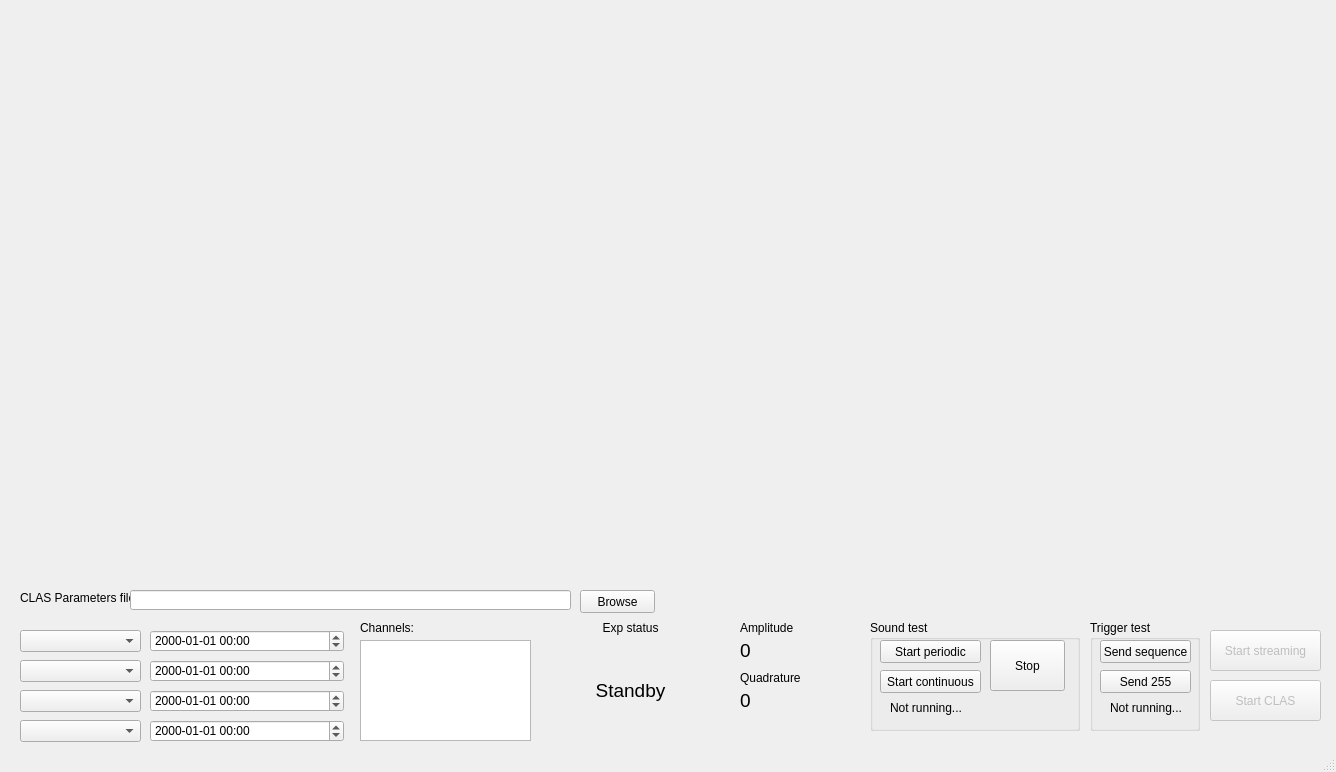
<?xml version="1.0" encoding="UTF-8"?>
<ui version="4.0">
 <class>MainWindow</class>
 <widget class="QMainWindow" name="MainWindow">
  <property name="geometry">
   <rect>
    <x>0</x>
    <y>0</y>
    <width>1336</width>
    <height>772</height>
   </rect>
  </property>
  <property name="windowTitle">
   <string>Closed Loop Auditory Stimulation - Ibrahim Lab</string>
  </property>
  <widget class="QWidget" name="centralwidget">
   <widget class="QWidget" name="timeseries" native="true">
    <property name="geometry">
     <rect>
      <x>10</x>
      <y>10</y>
      <width>1311</width>
      <height>341</height>
     </rect>
    </property>
   </widget>
   <widget class="QGroupBox" name="groupBox">
    <property name="geometry">
     <rect>
      <x>870</x>
      <y>620</y>
      <width>210</width>
      <height>111</height>
     </rect>
    </property>
    <property name="title">
     <string>Sound test</string>
    </property>
    <widget class="QPushButton" name="btn_soundtest_startper">
     <property name="geometry">
      <rect>
       <x>10</x>
       <y>20</y>
       <width>101</width>
       <height>23</height>
      </rect>
     </property>
     <property name="text">
      <string>Start periodic</string>
     </property>
    </widget>
    <widget class="QPushButton" name="btn_soundtest_startcont">
     <property name="geometry">
      <rect>
       <x>10</x>
       <y>50</y>
       <width>101</width>
       <height>23</height>
      </rect>
     </property>
     <property name="text">
      <string>Start continuous</string>
     </property>
    </widget>
    <widget class="QPushButton" name="btn_soundtest_stop">
     <property name="geometry">
      <rect>
       <x>120</x>
       <y>20</y>
       <width>75</width>
       <height>51</height>
      </rect>
     </property>
     <property name="text">
      <string>Stop</string>
     </property>
    </widget>
    <widget class="QLabel" name="txt_soundtest">
     <property name="geometry">
      <rect>
       <x>20</x>
       <y>80</y>
       <width>161</width>
       <height>16</height>
      </rect>
     </property>
     <property name="frameShape">
      <enum>QFrame::NoFrame</enum>
     </property>
     <property name="text">
      <string>Not running...</string>
     </property>
    </widget>
   </widget>
   <widget class="QGroupBox" name="groupBox_2">
    <property name="geometry">
     <rect>
      <x>1090</x>
      <y>620</y>
      <width>110</width>
      <height>111</height>
     </rect>
    </property>
    <property name="title">
     <string>Trigger test</string>
    </property>
    <widget class="QPushButton" name="btn_triggertest_seq">
     <property name="geometry">
      <rect>
       <x>10</x>
       <y>20</y>
       <width>91</width>
       <height>23</height>
      </rect>
     </property>
     <property name="text">
      <string>Send sequence</string>
     </property>
    </widget>
    <widget class="QPushButton" name="btn_triggertest_max">
     <property name="geometry">
      <rect>
       <x>10</x>
       <y>50</y>
       <width>91</width>
       <height>23</height>
      </rect>
     </property>
     <property name="text">
      <string>Send 255</string>
     </property>
    </widget>
    <widget class="QLabel" name="txt_triggertest">
     <property name="geometry">
      <rect>
       <x>20</x>
       <y>80</y>
       <width>161</width>
       <height>16</height>
      </rect>
     </property>
     <property name="frameShape">
      <enum>QFrame::NoFrame</enum>
     </property>
     <property name="text">
      <string>Not running...</string>
     </property>
    </widget>
   </widget>
   <widget class="QPushButton" name="btn_startstreaming">
    <property name="enabled">
     <bool>false</bool>
    </property>
    <property name="geometry">
     <rect>
      <x>1210</x>
      <y>630</y>
      <width>111</width>
      <height>41</height>
     </rect>
    </property>
    <property name="text">
     <string>Start streaming</string>
    </property>
   </widget>
   <widget class="QPushButton" name="btn_startclas">
    <property name="enabled">
     <bool>false</bool>
    </property>
    <property name="geometry">
     <rect>
      <x>1210</x>
      <y>680</y>
      <width>111</width>
      <height>41</height>
     </rect>
    </property>
    <property name="text">
     <string>Start CLAS</string>
    </property>
   </widget>
   <widget class="QWidget" name="historical" native="true">
    <property name="geometry">
     <rect>
      <x>10</x>
      <y>360</y>
      <width>1311</width>
      <height>211</height>
     </rect>
    </property>
   </widget>
   <widget class="QPlainTextEdit" name="chInfo">
    <property name="geometry">
     <rect>
      <x>360</x>
      <y>640</y>
      <width>171</width>
      <height>101</height>
     </rect>
    </property>
   </widget>
   <widget class="QLabel" name="label_5">
    <property name="geometry">
     <rect>
      <x>360</x>
      <y>620</y>
      <width>71</width>
      <height>16</height>
     </rect>
    </property>
    <property name="text">
     <string>Channels:</string>
    </property>
   </widget>
   <widget class="QLabel" name="label_6">
    <property name="geometry">
     <rect>
      <x>590</x>
      <y>620</y>
      <width>81</width>
      <height>16</height>
     </rect>
    </property>
    <property name="text">
     <string>Exp status</string>
    </property>
    <property name="alignment">
     <set>Qt::AlignCenter</set>
    </property>
   </widget>
   <widget class="QLabel" name="txt_status">
    <property name="geometry">
     <rect>
      <x>540</x>
      <y>650</y>
      <width>181</width>
      <height>81</height>
     </rect>
    </property>
    <property name="font">
     <font>
      <pointsize>14</pointsize>
      <weight>50</weight>
      <bold>false</bold>
     </font>
    </property>
    <property name="text">
     <string>Standby</string>
    </property>
    <property name="alignment">
     <set>Qt::AlignCenter</set>
    </property>
    <property name="wordWrap">
     <bool>true</bool>
    </property>
   </widget>
   <widget class="QDateTimeEdit" name="time_mode1">
    <property name="geometry">
     <rect>
      <x>150</x>
      <y>630</y>
      <width>194</width>
      <height>22</height>
     </rect>
    </property>
    <property name="displayFormat">
     <string>yyyy-MM-dd HH:mm</string>
    </property>
   </widget>
   <widget class="QComboBox" name="combo_mode1">
    <property name="geometry">
     <rect>
      <x>20</x>
      <y>630</y>
      <width>121</width>
      <height>22</height>
     </rect>
    </property>
   </widget>
   <widget class="QComboBox" name="combo_mode2">
    <property name="geometry">
     <rect>
      <x>20</x>
      <y>660</y>
      <width>121</width>
      <height>22</height>
     </rect>
    </property>
   </widget>
   <widget class="QDateTimeEdit" name="time_mode2">
    <property name="geometry">
     <rect>
      <x>150</x>
      <y>660</y>
      <width>194</width>
      <height>22</height>
     </rect>
    </property>
    <property name="displayFormat">
     <string>yyyy-MM-dd HH:mm</string>
    </property>
   </widget>
   <widget class="QComboBox" name="combo_mode3">
    <property name="geometry">
     <rect>
      <x>20</x>
      <y>690</y>
      <width>121</width>
      <height>22</height>
     </rect>
    </property>
   </widget>
   <widget class="QDateTimeEdit" name="time_mode3">
    <property name="geometry">
     <rect>
      <x>150</x>
      <y>690</y>
      <width>194</width>
      <height>22</height>
     </rect>
    </property>
    <property name="displayFormat">
     <string>yyyy-MM-dd HH:mm</string>
    </property>
   </widget>
   <widget class="QComboBox" name="combo_mode4">
    <property name="geometry">
     <rect>
      <x>20</x>
      <y>720</y>
      <width>121</width>
      <height>22</height>
     </rect>
    </property>
   </widget>
   <widget class="QDateTimeEdit" name="time_mode4">
    <property name="geometry">
     <rect>
      <x>150</x>
      <y>720</y>
      <width>194</width>
      <height>22</height>
     </rect>
    </property>
    <property name="displayFormat">
     <string>yyyy-MM-dd HH:mm</string>
    </property>
   </widget>
   <widget class="QLabel" name="label">
    <property name="geometry">
     <rect>
      <x>740</x>
      <y>620</y>
      <width>81</width>
      <height>16</height>
     </rect>
    </property>
    <property name="text">
     <string>Amplitude</string>
    </property>
   </widget>
   <widget class="QLabel" name="txt_amplitude">
    <property name="geometry">
     <rect>
      <x>740</x>
      <y>630</y>
      <width>101</width>
      <height>41</height>
     </rect>
    </property>
    <property name="font">
     <font>
      <pointsize>14</pointsize>
     </font>
    </property>
    <property name="text">
     <string>0</string>
    </property>
   </widget>
   <widget class="QLabel" name="label2">
    <property name="geometry">
     <rect>
      <x>740</x>
      <y>670</y>
      <width>81</width>
      <height>16</height>
     </rect>
    </property>
    <property name="text">
     <string>Quadrature</string>
    </property>
   </widget>
   <widget class="QLabel" name="txt_quadrature">
    <property name="geometry">
     <rect>
      <x>740</x>
      <y>680</y>
      <width>101</width>
      <height>41</height>
     </rect>
    </property>
    <property name="font">
     <font>
      <pointsize>14</pointsize>
     </font>
    </property>
    <property name="text">
     <string>0</string>
    </property>
   </widget>
   <widget class="QLabel" name="label_2">
    <property name="geometry">
     <rect>
      <x>20</x>
      <y>590</y>
      <width>111</width>
      <height>16</height>
     </rect>
    </property>
    <property name="text">
     <string>CLAS Parameters file</string>
    </property>
   </widget>
   <widget class="QLineEdit" name="txt_clasparampath">
    <property name="geometry">
     <rect>
      <x>130</x>
      <y>590</y>
      <width>441</width>
      <height>20</height>
     </rect>
    </property>
    <property name="readOnly">
     <bool>true</bool>
    </property>
   </widget>
   <widget class="QPushButton" name="btn_browseforparams">
    <property name="geometry">
     <rect>
      <x>580</x>
      <y>590</y>
      <width>75</width>
      <height>23</height>
     </rect>
    </property>
    <property name="text">
     <string>Browse</string>
    </property>
   </widget>
   <zorder>txt_quadrature</zorder>
   <zorder>txt_amplitude</zorder>
   <zorder>timeseries</zorder>
   <zorder>groupBox</zorder>
   <zorder>groupBox_2</zorder>
   <zorder>btn_startstreaming</zorder>
   <zorder>btn_startclas</zorder>
   <zorder>historical</zorder>
   <zorder>chInfo</zorder>
   <zorder>label_5</zorder>
   <zorder>label_6</zorder>
   <zorder>txt_status</zorder>
   <zorder>time_mode1</zorder>
   <zorder>combo_mode1</zorder>
   <zorder>combo_mode2</zorder>
   <zorder>time_mode2</zorder>
   <zorder>combo_mode3</zorder>
   <zorder>time_mode3</zorder>
   <zorder>combo_mode4</zorder>
   <zorder>time_mode4</zorder>
   <zorder>label</zorder>
   <zorder>label2</zorder>
   <zorder>label_2</zorder>
   <zorder>txt_clasparampath</zorder>
   <zorder>btn_browseforparams</zorder>
  </widget>
  <widget class="QStatusBar" name="statusbar"/>
 </widget>
 <resources/>
 <connections/>
</ui>
